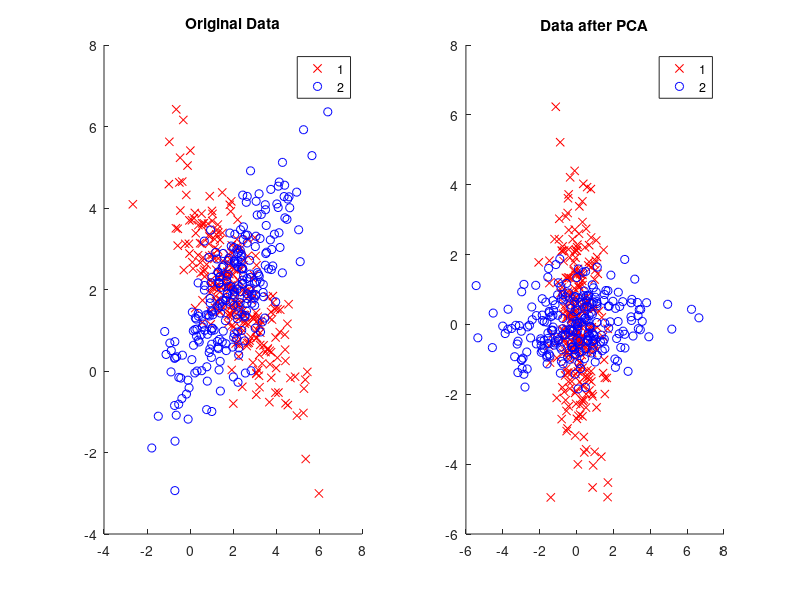

MATLAB code to generate this figure:
clc;
clear;
close all;

rng(0)
num_samp= 250;
mu1 = [2, 2];  
mu2 = [2, 2];
sigma1 = [2, -1.5; -1.5, 2]; 
sigma2 = [2, 1.5; 1.5, 2];  

class1 = mvnrnd(mu1, sigma1, num_samp); 
class2 = mvnrnd(mu2, sigma2, num_samp); 

% Combine the data
data = [class1; class2];
labels = [ones(num_samp,1); 2*ones(num_samp,1)];

% Apply PCA
[coeff, score, ~] = pca(data);

% Project data onto the first two principal components
data_pca = score(:, 1:2);

% Plot the original data (before PCA)
subplot(1, 2, 1);
gscatter(data(:,1), data(:,2), labels, 'rb', 'xo');
title('Original Data');

% Plot the data after PCA (using the first two components)
subplot(1, 2, 2);
gscatter(data_pca(:,1), data_pca(:,2), labels, 'rb', 'xo');
title('Data after PCA');
